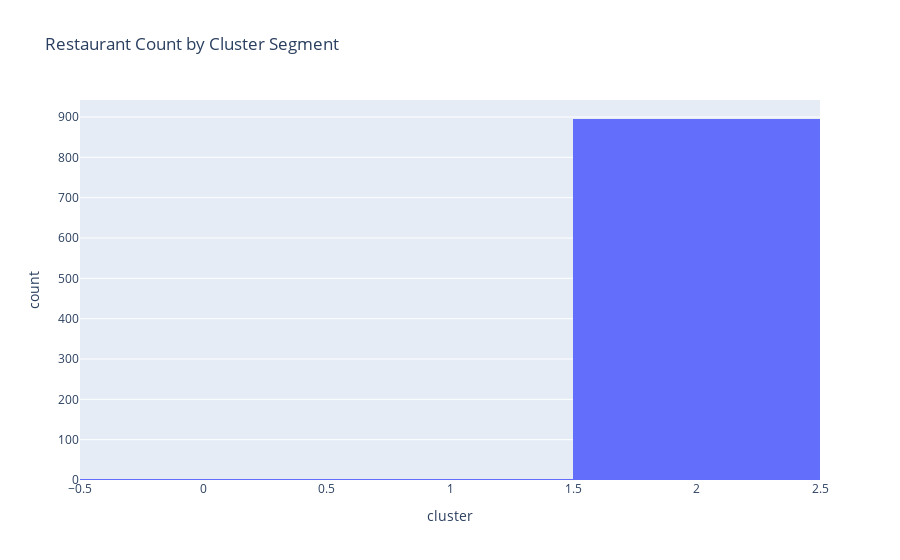

Write notebook code for a chart like this one.
### Code cell
fig = px.histogram(restaurant_data, x="cluster", title="Restaurant Count by Cluster Segment")
fig.show()

### Figure 1 — Plotly figure (JSON) as saved in the notebook; plotly's stock layout.template omitted (floating-point values rounded to 4 significant figures; data arrays with more than 128 entries replaced by an {"elided": "..."} marker saying what was removed)
{"data": [{"bingroup": "x", "hovertemplate": "cluster=%{x}<br>count=%{y}<extra></extra>", "legendgroup": "", "marker": {"color": "#636efa", "pattern": {"shape": ""}}, "name": "", "orientation": "v", "showlegend": false, "type": "histogram", "x": {"elided": "901 int values"}, "xaxis": "x", "yaxis": "y"}], "layout": {"barmode": "relative", "legend": {"tracegroupgap": 0}, "title": {"text": "Restaurant Count by Cluster Segment"}, "xaxis": {"anchor": "y", "domain": [0, 1], "title": {"text": "cluster"}}, "yaxis": {"anchor": "x", "domain": [0, 1], "title": {"text": "count"}}}}
